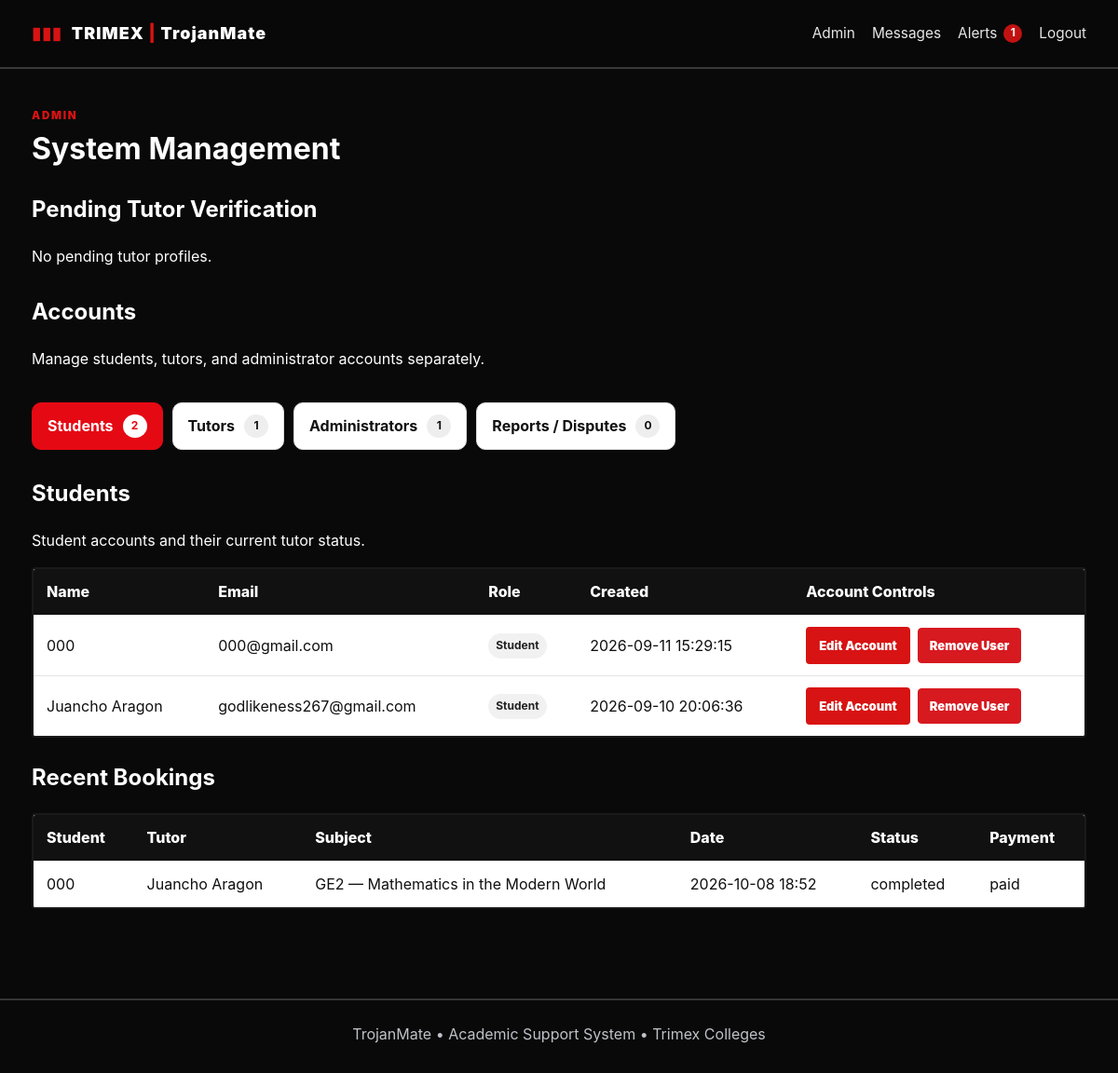
Page /admin (signed in) on the earlier database version.
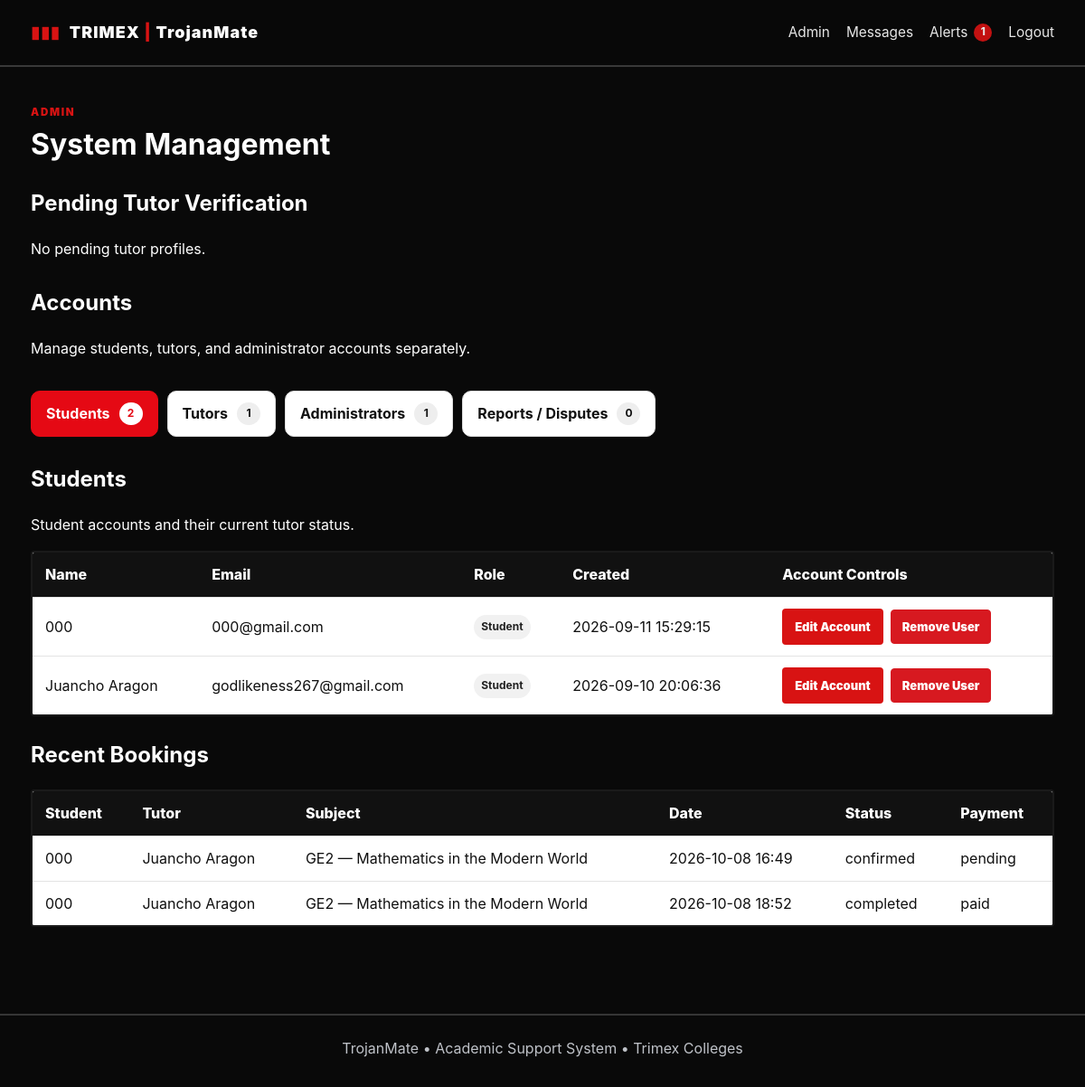
Same page on the later database version.
### tables this page shows
CREATE TABLE users (
    id INTEGER PRIMARY KEY AUTOINCREMENT,
    name TEXT NOT NULL,
    email TEXT NOT NULL UNIQUE,
    password_hash TEXT NOT NULL,
    role TEXT NOT NULL CHECK(role IN ('student','tutor','admin')),
    created_at TEXT NOT NULL
, profile_picture TEXT DEFAULT '', tutor_enabled INTEGER NOT NULL DEFAULT 0, admin_owner INTEGER NOT NULL DEFAULT 0, university_role TEXT DEFAULT '', admin_approved INTEGER NOT NULL DEFAULT 1);

CREATE TABLE tutor_profiles (
    id INTEGER PRIMARY KEY AUTOINCREMENT,
    user_id INTEGER NOT NULL UNIQUE,
    bio TEXT DEFAULT '',
    qualifications TEXT DEFAULT '',
    experience TEXT DEFAULT '',
    verified INTEGER NOT NULL DEFAULT 0,
    hourly_rate REAL NOT NULL DEFAULT 0, bank_name TEXT DEFAULT '', bank_account_name TEXT DEFAULT '', bank_account_number TEXT DEFAULT '', bank_qr_code TEXT DEFAULT '',
    FOREIGN KEY(user_id) REFERENCES users(id) ON DELETE CASCADE
);

CREATE TABLE bookings (
    id INTEGER PRIMARY KEY AUTOINCREMENT,
    student_id INTEGER NOT NULL,
    tutor_id INTEGER NOT NULL,
    subject_id INTEGER NOT NULL,
    session_date TEXT NOT NULL,
    start_time TEXT NOT NULL,
    end_time TEXT NOT NULL,
    request_note TEXT DEFAULT '',
    status TEXT NOT NULL DEFAULT 'pending'
        CHECK(status IN ('pending','confirmed','completed','cancelled','rejected')),
    payment_status TEXT NOT NULL DEFAULT 'unpaid'
        CHECK(payment_status IN ('unpaid','pending','paid','not_applicable')),
    created_at TEXT NOT NULL, payment_receipt TEXT DEFAULT '', cancellation_reason TEXT DEFAULT '', ticket_code TEXT DEFAULT '', total_fee REAL NOT NULL DEFAULT 0, payment_qr_code TEXT DEFAULT '',
    FOREIGN KEY(student_id) REFERENCES users(id),
    FOREIGN KEY(tutor_id) REFERENCES tutor_profiles(id),
    FOREIGN KEY(subject_id) REFERENCES subjects(id)
);

CREATE TABLE subjects (
    id INTEGER PRIMARY KEY AUTOINCREMENT,
    name TEXT NOT NULL UNIQUE
, code TEXT DEFAULT "", program TEXT DEFAULT "", is_active INTEGER NOT NULL DEFAULT 1, sort_order INTEGER NOT NULL DEFAULT 0);

### app.py (the view)
@app.route("/admin")
@role_required("admin")
def admin():
    db = get_db()
    pending = db.execute("""
        SELECT tp.*, u.name, u.email FROM tutor_profiles tp JOIN users u ON u.id=tp.user_id
        WHERE tp.verified=0 AND u.role!='admin' ORDER BY tp.id
    """).fetchall()
    view = request.args.get("view", "students").lower()
    if view not in {"students", "tutors", "admins", "reports"}:
        view = "students"
    students = db.execute("""
        SELECT u.id, u.name, u.email, u.role, u.created_at,
               COALESCE(u.tutor_enabled,0) AS tutor_enabled,
               tp.id AS tutor_profile_id, tp.verified AS tutor_verified
        FROM users u
        LEFT JOIN tutor_profiles tp ON tp.user_id=u.id
        WHERE u.role='student'
        ORDER BY u.created_at DESC
    """).fetchall()
    tutors = db.execute("""
        SELECT u.id, u.name, u.email, u.role, u.created_at,
               COALESCE(u.tutor_enabled,0) AS tutor_enabled,
               tp.id AS tutor_profile_id, tp.verified AS tutor_verified
        FROM users u
        JOIN tutor_profiles tp ON tp.user_id=u.id
        WHERE u.role!='admin'
        ORDER BY tp.verified DESC, u.created_at DESC
    """).fetchall()
    admins = db.execute("""
        SELECT id, name, email, role, created_at, 0 AS tutor_enabled, NULL AS tutor_profile_id, 0 AS tutor_verified,
               COALESCE(admin_owner,0) AS admin_owner, COALESCE(admin_approved,1) AS admin_approved
        FROM users WHERE role='admin'
        ORDER BY COALESCE(admin_owner,0) DESC, created_at ASC
    """).fetchall()
    pending_admins = db.execute("SELECT id,name,email,created_at,university_role FROM users WHERE role='admin' AND COALESCE(admin_owner,0)=0 AND COALESCE(admin_approved,1)=0 ORDER BY created_at ASC").fetchall()
    counts = {
        "students": len(students),
        "tutors": len(tutors),
        "admins": len(admins),
        "pending_admins": len(pending_admins),
    }
    active_users = {"students": students, "tutors": tutors, "admins": admins}.get(view, [])
    reports = db.execute("""
        SELECT br.*, b.ticket_code, b.session_date, b.start_time, b.end_time,
               su.name AS student_name, tu.name AS tutor_name, s.name AS subject_name,
               ru.name AS reported_name
        FROM booking_reports br
        JOIN bookings b ON b.id=br.booking_id
        JOIN users su ON su.id=b.student_id
        JOIN tutor_profiles tp ON tp.id=b.tutor_id
        JOIN users tu ON tu.id=tp.user_id
        JOIN subjects s ON s.id=b.subject_id
        JOIN users ru ON ru.id=br.reported_user_id
        ORDER BY CASE br.status WHEN 'open' THEN 0 WHEN 'reviewing' THEN 1 ELSE 2 END, br.created_at DESC
    """).fetchall()
    bookings = db.execute("""
        SELECT b.*, su.name student_name, tu.name tutor_name, s.name subject_name
        FROM bookings b
        JOIN users su ON su.id=b.student_id
        JOIN tutor_profiles tp ON tp.id=b.tutor_id
        JOIN users tu ON tu.id=tp.user_id
        JOIN subjects s ON s.id=b.subject_id
        ORDER BY b.created_at DESC LIMIT 50
    """).fetchall()
    report_count = db.execute("SELECT COUNT(*) c FROM booking_reports WHERE status IN ('open','reviewing')").fetchone()["c"]
    counts["reports"] = report_count
    return render_template("admin.html", pending=pending, users=active_users, bookings=bookings,
                           reports=reports, view=view, counts=counts, pending_admins=pending_admins)

### app.py (called while the page is built)
def get_db():
    if "db" not in g:
        g.db = sqlite3.connect(DB_PATH)
        g.db.row_factory = sqlite3.Row
        g.db.execute("PRAGMA foreign_keys = ON")
    return g.db

def get_active_mode():
    mode = session.get("active_mode")
    if mode not in {"tutee", "tutor"}:
        mode = "tutee"
    if mode == "tutor" and not user_can_use_tutor_mode(g.user):
        session["active_mode"] = "tutee"
        return "tutee"
    return mode

def role_required(*roles):
    def decorator(view):
        @wraps(view)
        def wrapped(*args, **kwargs):
            if not g.user:
                return redirect(url_for("login"))
            allows_student = "student" in roles and user_is_student(g.user)
            allows_tutor = "tutor" in roles and user_is_tutor(g.user)
            if g.user["role"] in roles or allows_student or allows_tutor:
                return view(*args, **kwargs)
            abort(403)
        return wrapped
    return decorator

### templates/admin.html (shortened to what the changed rows need)
{% extends "base.html" %}
{% block content %}
<div class="pagehead">
  <div><span class="eyebrow">ADMIN</span><h1>System Management</h1></div>
</div>
<h2>Pending Tutor Verification</h2>
<div class="admin-section-heading">
  <div><h2>Accounts</h2><p style="color:white" class="muted">Manage students, tutors, and administrator accounts separately.</p></div>
</div>
<div class="admin-section-heading">
  <div><h2>{{ 'Students' if view == 'students' else ('Tutors' if view == 'tutors' else 'Administrators') }}</h2>
  </div>
</div>
<div class="tablewrap">
<table class="admin-users-table">
<tr><th>Name</th><th>Email</th><th>Role</th>{% if view == 'tutors' %}<th>Verification</th>{% endif %}{% if view == 'admins' %}<th>Approval</th>{% endif %}<th>Created</th><th>Account Controls</th></tr>
{% for u in users %}
<tr>
  <td>{{ u['name'] }}</td>
  <td>{{ u['email'] }}</td>
  <td>
    {% if view == 'admins' %}
      {% if u['admin_owner'] %}<span class="role-badge role-admin">System Owner</span>{% else %}<span class="role-badge role-admin">Administrator</span>{% endif %}
    {% elif view == 'tutors' %}<span class="role-badge role-tutor">Tutor</span>
    {% else %}<span class="role-badge role-student">Student</span>{% endif %}
  </td>
  <td>{{ u['created_at'] }}</td>
  <td class="user-actions">
    {% if view == 'admins' %}
      {% if u['admin_owner'] %}
        <span class="protected-label">System Owner</span>
      {% elif g.user['email']|lower == 'admin@trojanmate.local' %}
        <a class="btn small" href="{{ url_for('admin_edit_user', user_id=u['id']) }}">Edit Account</a>
        <form method="post" action="{{ url_for('admin_delete_admin', user_id=u['id']) }}" onsubmit="return confirm('Remove this administrator account? This permanently deletes the administrator account and cannot be undone.');"><button class="btn danger small" type="submit">Remove Admin</button></form>
      {% elif u['id'] == g.user['id'] %}
        <a class="btn small" href="{{ url_for('admin_edit_user', user_id=u['id']) }}">Edit Account</a>
      {% else %}
        <span class="protected-label">Protected</span>
      {% endif %}
    {% else %}
      <a class="btn small" href="{{ url_for('admin_edit_user', user_id=u['id']) }}">Edit Account</a>
      <form method="post" action="{{ url_for('admin_delete_user', user_id=u['id']) }}" onsubmit="return confirm('Remove this student account? This permanently deletes the user and associated records. This action cannot be undone.');"><button class="btn danger small" type="submit">Remove User</button></form>
    {% endif %}
  </td>
</tr>
{% else %}
<tr><td colspan="6" class="empty-table">No accounts found in this view.</td></tr>
{% endfor %}
</table>
</div>
<h2>Recent Bookings</h2>
<div class="tablewrap"><table><tr><th>Student</th><th>Tutor</th><th>Subject</th><th>Date</th><th>Status</th><th>Payment</th></tr>{% for b in bookings %}<tr><td>{{ b['student_name'] }}</td><td>{{ b['tutor_name'] }}</td><td>{{ b['subject_name'] }}</td><td>{{ b['session_date'] }} {{ b['start_time'] }}</td><td>{{ b['status'] }}</td><td>{{ b['payment_status'] }}</td></tr>{% endfor %}</table></div>
{% endblock %}

Differences in the rows shown:
added bookings: student_name "000", tutor_name "Juancho Aragon", subject_name "GE2 — Mathematics in the Modern World", session_date "2026-10-08", start_time "16:49", status "confirmed", payment_status "pending"
